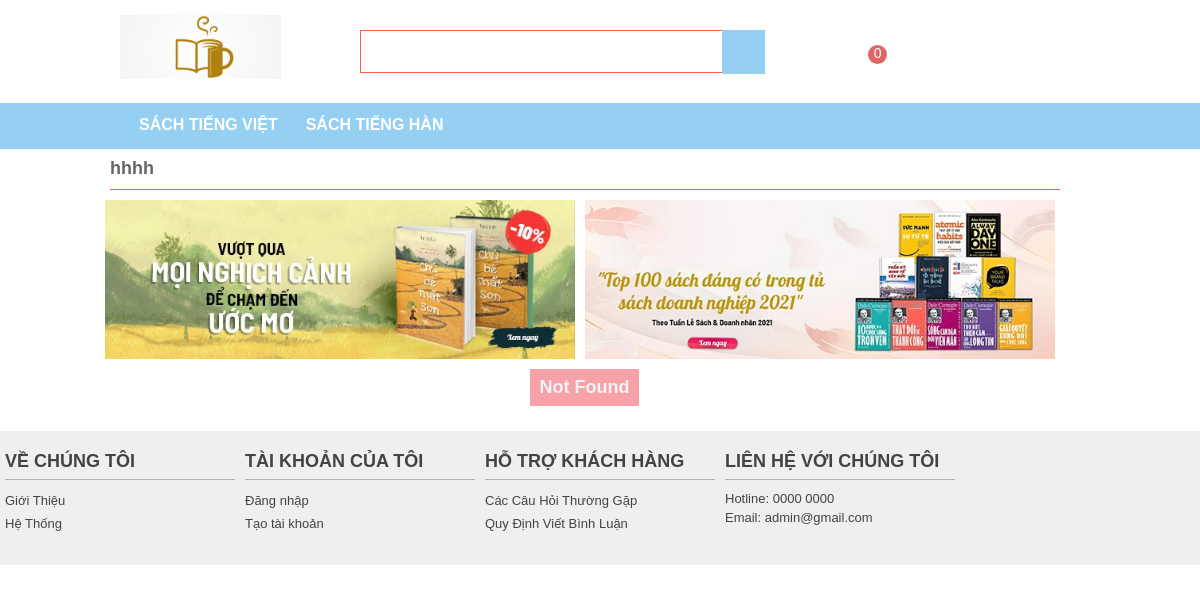
The page /pages/customer/publishingCompany.php?id=f744122a4e0c53c17af6ccf82a5e1d62 on the database as committed earlier.
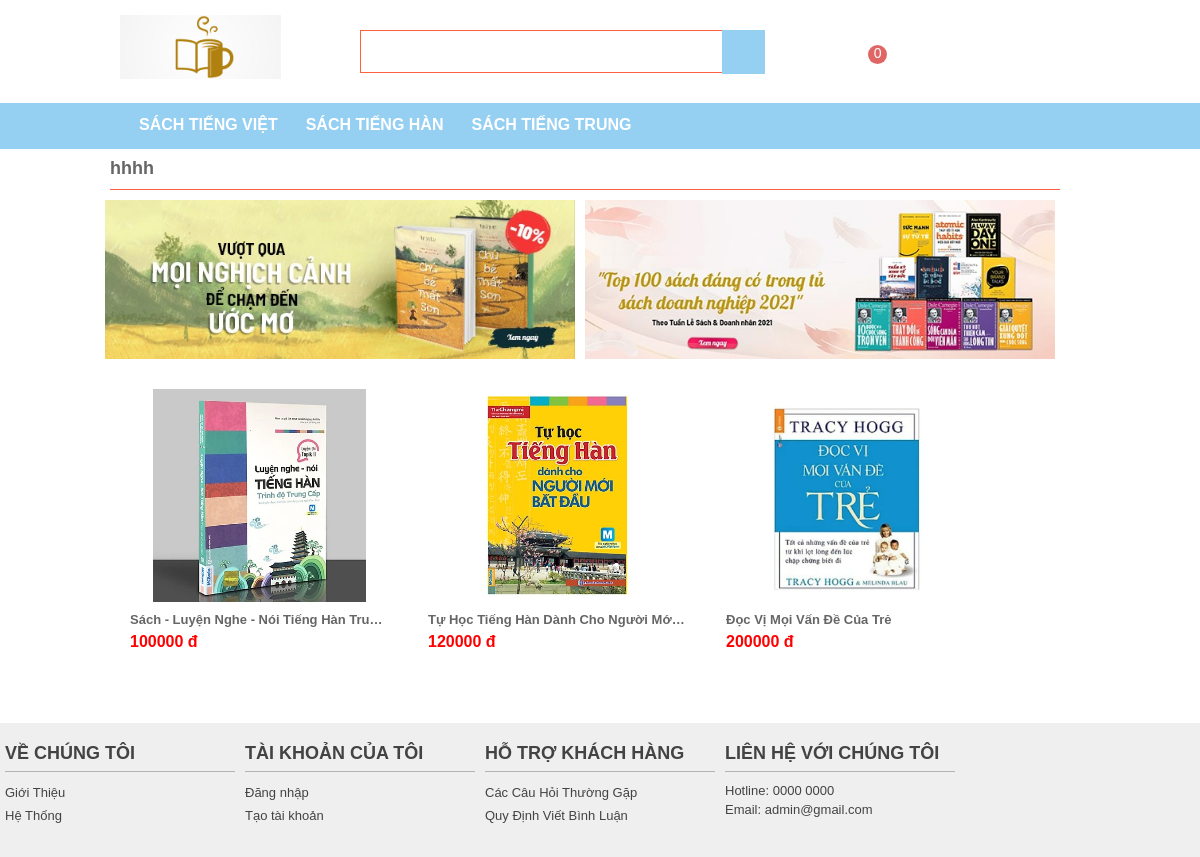
The same page on the database as committed later.
### tables this page shows
CREATE TABLE `tbl_category` (
  `id_category` text DEFAULT NULL,
  `name` text DEFAULT NULL,
  `description` text DEFAULT NULL,
  `id_parten_category` text DEFAULT NULL
);

CREATE TABLE `product` (
  `id_product` text DEFAULT NULL,
  `id_publishing_company` text DEFAULT NULL,
  `name` text DEFAULT NULL,
  `description` text DEFAULT NULL,
  `price` int(11) DEFAULT NULL,
  `sell` float DEFAULT NULL,
  `id_category` text DEFAULT NULL,
  `description_detail` text DEFAULT NULL,
  `date_publishing` date DEFAULT NULL,
  `quantity` int(11) DEFAULT NULL
);

### pages/entity/category.php (called while the page is built, shortened)
<?php
class category
{
    function getparentcategory()
    {
        include "../../connection.php";
        $sql = "SELECT DISTINCT * FROM `tbl_category` where id_parten_category = null or id_parten_category ='' ";
        $query = $dbh->prepare($sql);
        $query->execute();
        if ($query->rowCount() > 0)
            return $query->fetchAll(PDO::FETCH_OBJ);
        return null;
    }
}
?>

### pages/entity/product.php (called while the page is built, shortened)
<?php
class Product
{
    function getallproductwithpublishingcompany($id_publishing_company)
    {
        include "../../connection.php";
        $sql = "SELECT DISTINCT `id_product`, p.`id_publishing_company`, p.name, p.`description`, `price`, `sell`, c.`id_category`, `date_publishing`, `description_detail`,p.quantity, i.url, i.alt FROM product p LEFT JOIN `tbl_category` c on p.id_category = c.id_category LEFT JOIN tbl_publishing_company pc on pc.id_publishing_company = p.id_publishing_company  LEFT JOIN (SELECT * FROM image i1 Where i1.status = 1) as i ON p.id_product = i.id_use WHERE p.id_publishing_company =:idpublishingcompany";
        $query = $dbh->prepare($sql);
        $query->bindValue(':idpublishingcompany', $id_publishing_company);
        $query->execute();
        if ($query->rowCount() > 0)
            return $query->fetchAll(PDO::FETCH_OBJ);
        return null;
    }
}

### pages/customer/component/listProduct.php (the view, shortened to what the rows shown need)
<?php
function getallproductwithpublishingcompany($id, $limit){
    include_once "../entity/product.php";
    $cate  = new Product();
    $list = $cate->getallproductwithpublishingcompany($id);
    echo '<div class="row">
    <div class="span16">
        <div class="row">
            <div class="span16">
                <div class="hidden-phone">
                    <div class="ty-wysiwyg-content" data-ca-live-editor-object-id="0"
                        data-ca-live-editor-object-type="">
                        <div class="vs-mainbox-general clearfix">
                            <h1 class="vs-mainbox-title clearfix">
                                <span>
                                    <a href="./category.php?id=">
                                        <span>hhhh</span>
                                    </a>
                                </span>
                            </h1>
                        </div>
                    </div>
                </div>
            </div>
        </div>
        <div class="row">
            <div class="span16 vs-multi-scroller-wrapper home-tabs hidden-phone">
                <div class="vs-multi-scroller vs-simple-scroller clearfix hidden-phone content-tab-0"
                    >
                    <div class="vs-mainbox-body vs-toggle-body clearfix" id="sidebox_350">
                        <div id="scroll_list_350" class="owl-carousel owl-theme stopped"
                            style="opacity: 1; display: block">
                            <div class="owl-wrapper-outer">
                            <div class="owl-wrapper"
                                    style="width: 8940px; left: 0px; display: block">';
                                    if($list!=null){
                                        foreach ($list as $item) {
                                         echo '<div class="owl-item active" style="width: 298px">
                                            <div class="jscroll-item vs-grid et-grid">
                                                <div class="ty-center scroll-image" style="height: 213px;">
                                                    <a href="./product.php?id='.htmlentities($item->id_product).'">
                                                        <img class="ty-pict cm-image"
                                                            id="det_img_1746761672"
                                                            src="../layout/'.htmlentities($item->url).'"
                                                            alt="" title="" style="height: 213px; width: auto;" />
                                                    </a>
                                                </div>
                                                <div class="center compact">
                                                    <div class="product-container clearfix">
                                                        <form action="#" method="post"
                                                            name="product_form_375000scr_375000158939"
                                                            enctype="multipart/form-data"
                                                            class="cm-disable-empty-files cm-ajax cm-ajax-full-render cm-ajax-status-middle cm-processed-form">
                                                            <div class="title-price-wrapper">
                                                                <bdi>
                                                                    <a href="./product.php?id='.htmlentities($item->id_product).'"
                                                                        class="product-title"
                                                                        title="'.htmlentities($item->name).'">'.htmlentities($item->name).'</a>
                                                                </bdi>
                                                                <div class="prices-container clearfix">
                                                                    <div
                                                                        class="clearfix product-prices">
                                                                        <div class="ty-float-left">
                                                                            <span
                                                                                class="cm-reload-375000scr_375000158939 ty-price-update"
                                                                                id="price_update_375000scr_375000158939">
                                                                                <span class="ty-price"
                                                                                    id="line_discounted_price_375000scr_375000158939"><bdi><span
                                                                                            id="sec_discounted_price_375000scr_375000158939"
                                                                                            class="ty-price-num">'.htmlentities($item->price).'</span>&nbsp;<span
                                                                                            class="ty-price-num">đ</span></bdi></span>
                                                                            </span>
                                                                        </div>
                                                                    </div>
                                                                </div>
                                                            </div>
                                                            <div class="rating-buttons clearfix">
                                                            </div>
                                                        </form>
                                                    </div>
                                                </div>
                                            </div>
                                        </div>';
                                        }
                                    echo '</div>
                                    </div>
                                </div>
                            </div>
                        </div>';
                                    }else{
                                            echo '</div>
                                            </div>
                                        </div>
                                    </div>
                                </div>
                                <ul class="clearfix vs-multi-scroller-ul" style="background:none">
                                    <li class="item-0 active">
                                        <a class="tab-0">
                                            <span>Not Found</span>
                                        </a>
                                    </li>
                                </ul>';
                                        }
                                        echo '
                </div>
            </div>
        </div>
    </div>';
}
?>

### pages/customer/component/header.php (shortened to what the rows shown need)
<?php include_once "../entity/category.php"; ?>
<div class="container et-header et-full-grid">
    <div class="row" style="min-height: 46px">
        <div class="span16 top-menu-grid et-sticky-menu et-full-width">
            <div class="row">
                <div class="span16 et-fw-wrap">
                    <div class="">
                        <ul class="ty-menu__items cm-responsive-menu">
                            <?php
                                $cate  = new category();
                                $listparent = $cate->getparentcategory();
                                if($listparent != null)
                                foreach ($listparent as $item) {
                                ?>
                            <li class="ty-menu__item cm-menu-item-responsive">
                                        <a
                                    href="<?php  echo "./category.php?id=".htmlentities($item->id_category); ?>"
                                    class="ty-menu__item-link"><?php echo htmlentities($item->name); ?></a>
                            </li>
                            <?php
                                    }
                            ?>
                        </ul>
                    </div>
                </div>
            </div>
        </div>
    </div>
</div>

Rows that differ between the two databases and show on the page:
added tbl_category: name "SÁCH TIẾNG TRUNG"
now on this page (row edited): product: shows a picture, name "Sách - Luyện Nghe - Nói Tiếng Hàn Tru…", price "100000"
now on this page (row edited): product: shows a picture, name "Tự Học Tiếng Hàn Dành Cho Người Mớ…", price "120000"
now on this page (row edited): product: shows a picture, name "Đọc Vị Mọi Vấn Đề Của Trẻ", price "200000"
Other text that changed with them:
text no longer shown: "Not Found"
